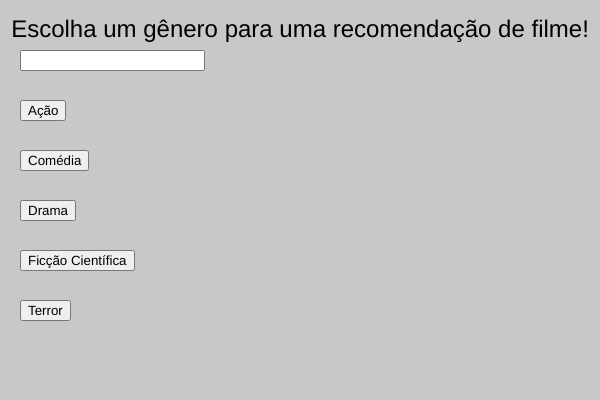
Frame 1 (no input)
Frame 60 (no input): identical to frame 1, image omitted
Frame 120 (the mouse pressed at the canvas centre since frame 60): identical to frame 1, image omitted

The p5.js sketch that drew this single still picture (run headless with seeded random() and noise() and a simulated clock; from frame 60 on, the mouse is pressed at the canvas centre):

// p5.js sketch
// ── sketch.js
let genres = ["Ação", "Comédia", "Drama", "Ficção Científica", "Terror"];

let movies = {

  "Ação": {

    "infantil": ["The Incredibles", "Big Hero 6"],

    "adolescente": ["Spider-Man: Homecoming", "Fast & Furious"],

    "adulto": ["Mad Max: Fury Road", "John Wick"]

  },

  "Comédia": {

    "infantil": ["Shrek", "Toy Story"],

    "adolescente": ["Superbad", "Ferris Bueller's Day Off"],

    "adulto": ["The Hangover", "Groundhog Day"]

  },

  "Drama": {

    "infantil": ["Inside Out", "The Lion King"],

    "adolescente": ["The Perks of Being a Wallflower", "The Fault in Our Stars"],

    "adulto": ["Forrest Gump", "The Shawshank Redemption"]

  },

  "Ficção Científica": {

    "infantil": ["WALL-E", "Meet the Robinsons"],

    "adolescente": ["Inception", "Jurassic Park"],

    "adulto": ["Blade Runner 2049", "The Matrix"]

  },

  "Terror": {

    "infantil": [],

    "adolescente": ["Scary Stories to Tell in the Dark", "A Quiet Place"],

    "adulto": ["Get Out", "Hereditary"]

  }

};

let selectedGenre = "";

let recommendedMovie = "";

let ageInput;

let ageCategory = "";

function setup() {

  createCanvas(600, 400);

  textAlign(CENTER, CENTER);

  textSize(18);

  

  // Criar entrada para idade

  createP("Digite sua idade:");

  ageInput = createInput();

  ageInput.position(20, 50);

  

  // Criar botões para cada gênero

  for (let i = 0; i < genres.length; i++) {

    let button = createButton(genres[i]);

    button.position(20, 100 + i * 50);

    button.mousePressed(() => recommendMovie(genres[i]));

  }

}

function draw() {

  background(200);

  

  // Instruções

  textSize(24);

  text("Escolha um gênero para uma recomendação de filme!", width / 2, 30);

  

  // Mostrar recomendação

  if (recommendedMovie) {

    textSize(32);

    text(`Recomendação: ${recommendedMovie}`, width / 2, height / 2);

  }

}

function recommendMovie(genre) {

  let age = int(ageInput.value());

  

  // Definir categoria de idade

  if (age < 12) {

    ageCategory = "infantil";

  } else if (age >= 12 && age < 18) {

    ageCategory = "adolescente";

  } else {

    ageCategory = "adulto";

  }

  

  let movieList = movies[genre][ageCategory];

  

  if (movieList.length > 0) {

    recommendedMovie = random(movieList);

  } else {

    recommendedMovie = "Nenhum filme disponível para esta faixa etária e gênero.";

  }

}
  
